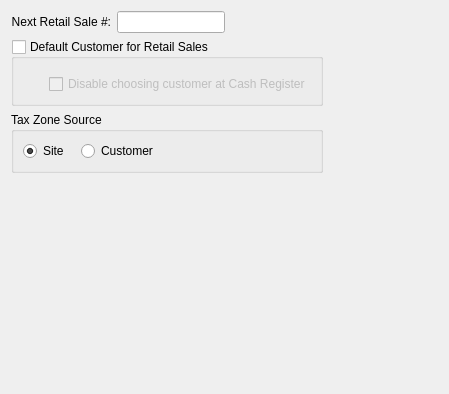
<?xml version="1.0" encoding="UTF-8"?>
<ui version="4.0">
 <class>configureRetail</class>
 <widget class="QWidget" name="configureRetail">
  <property name="geometry">
   <rect>
    <x>0</x>
    <y>0</y>
    <width>449</width>
    <height>394</height>
   </rect>
  </property>
  <property name="windowTitle">
   <string>Form</string>
  </property>
  <layout class="QGridLayout" name="gridLayout_3">
   <item row="0" column="0">
    <layout class="QHBoxLayout" name="horizontalLayout_3">
     <item>
      <layout class="QVBoxLayout" name="verticalLayout_2">
       <item>
        <layout class="QVBoxLayout" name="verticalLayout">
         <item>
          <layout class="QHBoxLayout" name="horizontalLayout">
           <item>
            <widget class="QLabel" name="_retailSaleNumberLit">
             <property name="text">
              <string>Next Retail Sale #:</string>
             </property>
             <property name="alignment">
              <set>Qt::AlignRight|Qt::AlignTrailing|Qt::AlignVCenter</set>
             </property>
            </widget>
           </item>
           <item>
            <widget class="XLineEdit" name="_retailSaleNumber"/>
           </item>
           <item>
            <spacer name="horizontalSpacer_2">
             <property name="orientation">
              <enum>Qt::Horizontal</enum>
             </property>
             <property name="sizeHint" stdset="0">
              <size>
               <width>0</width>
               <height>20</height>
              </size>
             </property>
            </spacer>
           </item>
          </layout>
         </item>
         <item>
          <widget class="QGroupBox" name="_retailCustGroup">
           <property name="title">
            <string>Default Customer for Retail Sales</string>
           </property>
           <property name="checkable">
            <bool>true</bool>
           </property>
           <property name="checked">
            <bool>false</bool>
           </property>
           <layout class="QGridLayout" name="gridLayout">
            <item row="0" column="0" colspan="2">
             <widget class="CustCluster" name="_retailCust">
              <property name="sizePolicy">
               <sizepolicy hsizetype="Maximum" vsizetype="Preferred">
                <horstretch>0</horstretch>
                <verstretch>0</verstretch>
               </sizepolicy>
              </property>
             </widget>
            </item>
            <item row="1" column="0">
             <spacer name="horizontalSpacer_3">
              <property name="orientation">
               <enum>Qt::Horizontal</enum>
              </property>
              <property name="sizeType">
               <enum>QSizePolicy::Fixed</enum>
              </property>
              <property name="sizeHint" stdset="0">
               <size>
                <width>20</width>
                <height>20</height>
               </size>
              </property>
             </spacer>
            </item>
            <item row="1" column="1">
             <widget class="QCheckBox" name="_retailOnlyDefaultCust">
              <property name="text">
               <string>Disable choosing customer at Cash Register</string>
              </property>
             </widget>
            </item>
           </layout>
          </widget>
         </item>
         <item>
          <widget class="QGroupBox" name="groupBox">
           <property name="title">
            <string>Tax Zone Source</string>
           </property>
           <layout class="QGridLayout" name="gridLayout_2">
            <item row="0" column="0">
             <layout class="QHBoxLayout" name="horizontalLayout_2">
              <property name="spacing">
               <number>12</number>
              </property>
              <item>
               <widget class="QRadioButton" name="_siteTax">
                <property name="text">
                 <string>Site</string>
                </property>
                <property name="checked">
                 <bool>true</bool>
                </property>
               </widget>
              </item>
              <item>
               <widget class="QRadioButton" name="_custTax">
                <property name="text">
                 <string>Customer</string>
                </property>
               </widget>
              </item>
              <item>
               <spacer name="horizontalSpacer_4">
                <property name="orientation">
                 <enum>Qt::Horizontal</enum>
                </property>
                <property name="sizeHint" stdset="0">
                 <size>
                  <width>40</width>
                  <height>20</height>
                 </size>
                </property>
               </spacer>
              </item>
             </layout>
            </item>
           </layout>
          </widget>
         </item>
        </layout>
       </item>
       <item>
        <spacer name="verticalSpacer">
         <property name="orientation">
          <enum>Qt::Vertical</enum>
         </property>
         <property name="sizeHint" stdset="0">
          <size>
           <width>17</width>
           <height>0</height>
          </size>
         </property>
        </spacer>
       </item>
      </layout>
     </item>
     <item>
      <spacer name="horizontalSpacer">
       <property name="orientation">
        <enum>Qt::Horizontal</enum>
       </property>
       <property name="sizeHint" stdset="0">
        <size>
         <width>0</width>
         <height>20</height>
        </size>
       </property>
      </spacer>
     </item>
    </layout>
   </item>
  </layout>
 </widget>
 <customwidgets>
  <customwidget>
   <class>CustCluster</class>
   <extends>QWidget</extends>
   <header>custcluster.h</header>
  </customwidget>
  <customwidget>
   <class>XLineEdit</class>
   <extends>QLineEdit</extends>
   <header>xlineedit.h</header>
  </customwidget>
 </customwidgets>
 <resources/>
 <connections/>
</ui>
